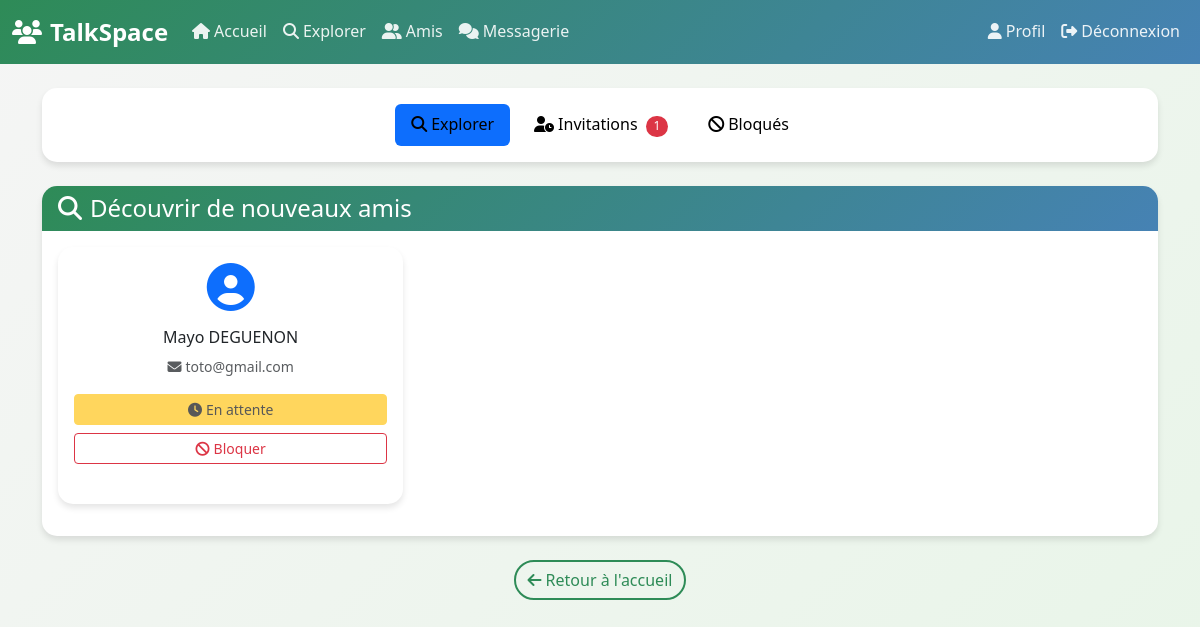
/explorer.php (signed in), run on the app's committed database.
### tables this page shows
CREATE TABLE `users` (
  `id` int(11) NOT NULL,
  `nom` varchar(50) NOT NULL,
  `prenom` varchar(50) NOT NULL,
  `email` varchar(100) NOT NULL,
  `tel` varchar(20) DEFAULT NULL,
  `sexe` enum('Masculin','Feminin') NOT NULL,
  `date_naissance` date NOT NULL,
  `adresse` text DEFAULT NULL,
  `mdp` varchar(255) NOT NULL,
  `reset_token` varchar(64) DEFAULT NULL,
  `reset_expiration` datetime DEFAULT NULL,
  `date_inscription` timestamp NOT NULL DEFAULT current_timestamp()
);

### explorer.php (the view, shortened to what this page needs)
<?php
require_once('config.php');
$user_id = $_SESSION['id'];
$query = $bdd->prepare("SELECT u.* FROM users u
                       WHERE u.id != ?
                       AND u.id NOT IN (
                           SELECT id_bloque FROM blocages WHERE id_user = ?
                           UNION
                           SELECT id_user FROM blocages WHERE id_bloque = ?
                       )");
$query->execute([$user_id, $user_id, $user_id]);
$users = $query->fetchAll(PDO::FETCH_ASSOC);
$relations_amis = $bdd->prepare("
    SELECT
        CASE
            WHEN sender_id = ? THEN receiver_id
            ELSE sender_id
        END as ami_id,
        statut
    FROM demandes_amis
    WHERE (sender_id = ? OR receiver_id = ?)
    AND statut IN ('en_attente', 'accepter')
");
$relations_amis->execute([$user_id, $user_id, $user_id]);
$amis_relations = $relations_amis->fetchAll(PDO::FETCH_KEY_PAIR);
$demandes_recues = $bdd->prepare("SELECT d.sender_id, d.statut, u.nom, u.prenom, u.email
                                 FROM demandes_amis d
                                 JOIN users u ON d.sender_id = u.id
                                 WHERE d.receiver_id = ? AND d.statut = 'en_attente'");
$demandes_recues->execute([$user_id]);
$invitations = $demandes_recues->fetchAll(PDO::FETCH_ASSOC);
$tab = isset($_GET['tab']) ? $_GET['tab'] : 'explorer';
?>
<!DOCTYPE html>
<html lang="fr">
<head>
    <link href="https://cdn.jsdelivr.net/npm/bootstrap@5.3.3/dist/css/bootstrap.min.css" rel="stylesheet">
    <link rel="stylesheet" href="https://cdnjs.cloudflare.com/ajax/libs/font-awesome/6.4.0/css/all.min.css">
    <link rel="stylesheet" href="css/style.css">
</head>
<body>
<nav class="navbar navbar-expand-lg navbar-dark sticky-top">
    <div class="container-fluid">
        <a class="navbar-brand fw-bold" href="dash1.php">
            <i class="fas fa-users me-2"></i>TalkSpace
        </a>
        <div class="collapse navbar-collapse" id="navbarNav">
            <ul class="navbar-nav me-auto">
                <li class="nav-item"><a class="nav-link" href="dash1.php"><i class="fas fa-home me-1"></i>Accueil</a></li>
                <li class="nav-item"><a class="nav-link active" href="explorer.php"><i class="fas fa-search me-1"></i>Explorer</a></li>
                <li class="nav-item"><a class="nav-link" href="liste_amis.php"><i class="fas fa-user-friends me-1"></i>Amis</a></li>
                <li class="nav-item"><a class="nav-link" href="messagerie.php"><i class="fas fa-comments me-1"></i>Messagerie</a></li>
            </ul>
            <ul class="navbar-nav ms-auto">
                <li class="nav-item"><a class="nav-link" href="profil.php"><i class="fas fa-user me-1"></i>Profil</a></li>
                <li class="nav-item"><a class="nav-link" href="deconnexion.php"><i class="fas fa-sign-out-alt me-1"></i>Déconnexion</a></li>
            </ul>
        </div>
    </div>
</nav>
<div class="container mt-4">
    <div class="card mb-4">
        <div class="card-body">
            <ul class="nav nav-pills justify-content-center mb-0 gap-2">
                <li class="nav-item">
                    <a class="nav-link <?= $tab === 'explorer' ? 'active' : '' ?>" href="?tab=explorer" style="color: #000000 !important;">
                        <i class="fas fa-search me-1"></i>Explorer
                    </a>
                </li>
                <li class="nav-item">
                    <a class="nav-link <?= $tab === 'invitations' ? 'active' : '' ?>" href="?tab=invitations" style="color: #000000 !important;">
                        <i class="fas fa-user-clock me-1"></i>Invitations
                        <?php if (count($invitations) > 0): ?>
                            <span class="badge bg-danger ms-1"><?= count($invitations) ?></span>
                        <?php endif; ?>
                    </a>
                </li>
                <li class="nav-item">
                    <a class="nav-link <?= $tab === 'blocages' ? 'active' : '' ?>" href="?tab=blocages" style="color: #000000 !important;">
                        <i class="fas fa-ban me-1"></i>Bloqués
                    </a>
                </li>
            </ul>
        </div>
    </div>
    <?php if ($tab === 'explorer'): ?>
        <div class="card slide-up">
            <div class="card-header">
                <h4 class="mb-0"><i class="fas fa-search me-2"></i>Découvrir de nouveaux amis</h4>
            </div>
            <div class="card-body">
                <?php if (count($users) > 0): ?>
                    <div class="row">
                        <?php foreach ($users as $u): ?>
                            <div class="col-12 col-md-6 col-lg-4 mb-3">
                                <div class="card h-100 user-card">
                                    <div class="card-body text-center">
                                        <div class="user-avatar mb-3">
                                            <i class="fas fa-user-circle fa-3x text-primary"></i>
                                        </div>
                                        <h6 class="card-title"><?= htmlspecialchars($u['prenom'] . ' ' . $u['nom']) ?></h6>
                                        <p class="card-text text-muted small">
                                            <i class="fas fa-envelope me-1"></i><?= htmlspecialchars($u['email']) ?>
                                        </p>
                                        <div class="d-flex flex-column gap-2">
                                            <?php if (isset($amis_relations[$u['id']])): ?>
                                                <?php if ($amis_relations[$u['id']] == 'en_attente'): ?>
                                                    <button class="btn btn-warning btn-sm w-100" disabled>
                                                        <i class="fas fa-clock me-1"></i>En attente
                                                    </button>
                                                <?php elseif ($amis_relations[$u['id']] == 'accepter'): ?>
                                                    <button class="btn btn-success btn-sm w-100" disabled>
                                                        <i class="fas fa-check me-1"></i>Ami
                                                    </button>
                                                <?php endif; ?>
                                            <?php else: ?>
                                                <a href="ajouter_ami.php?id=<?= $u['id'] ?>" class="btn btn-primary btn-sm w-100">
                                                    <i class="fas fa-user-plus me-1"></i>Ajouter
                                                </a>
                                            <?php endif; ?>
                                            <button type="button"
                                                    class="btn btn-outline-danger btn-sm w-100 block-btn"
                                                    data-user-id="<?= $u['id'] ?>"
                                                    data-user-name="<?= htmlspecialchars($u['prenom'] . ' ' . $u['nom']) ?>">
                                                <i class="fas fa-ban me-1"></i>Bloquer
                                            </button>
                                        </div>
                                    </div>
                                </div>
                            </div>
                        <?php endforeach; ?>
                    </div>
                <?php endif; ?>
            </div>
        </div>
    <?php endif; ?>
    <div class="text-center mt-4">
        <a href="dash1.php" class="btn btn-outline-primary">
            <i class="fas fa-arrow-left me-1"></i>Retour à l'accueil
        </a>
    </div>
</div>
</body>
</html>

### css/style.css (style rules this page uses)
:root { --primary-color: #2E8B57; --secondary-color: #4682B4; --accent-color: #20B2AA; --success-color: #32CD32; --danger-color: #DC143C; --warning-color: #FFA500; --text-dark: #2F4F4F; --text-light: #696969; --bg-light: #F5F5F5; --bg-white: #FFFFFF; --border-color: #E0E0E0; --shadow: 0 4px 6px rgba(0, 0, 0, 0.1); --transition: all 0.3s ease; }
* { margin: 0; padding: 0; box-sizing: border-box; }
body { font-family: 'Segoe UI', Tahoma, Geneva, Verdana, sans-serif; background: linear-gradient(135deg, var(--bg-light) 0%, #E8F5E8 100%); min-height: 100vh; color: var(--text-dark); line-height: 1.6; }
.navbar-brand { font-weight: 700; color: var(--bg-white) !important; font-size: 1.5rem; }
.navbar-dark { background: linear-gradient(135deg, var(--primary-color), var(--secondary-color)) !important; }
.nav-link { color: rgba(255, 255, 255, 0.9) !important; transition: var(--transition); font-weight: 500; }
.card { border: none; border-radius: 15px; box-shadow: var(--shadow); transition: var(--transition); background: var(--bg-white); margin-bottom: 1.5rem; }
.card-header { background: linear-gradient(135deg, var(--primary-color), var(--secondary-color)); color: white; border-radius: 15px 15px 0 0 !important; border: none; font-weight: 600; }
.btn-outline-primary { border: 2px solid var(--primary-color); color: var(--primary-color); border-radius: 25px; transition: var(--transition); }
.slide-up { animation: slideUp 0.6s ease-out; }
.badge { border-radius: 15px; font-weight: 500; }

### explorer.php (style rules this page uses)
.user-card { transition: transform 0.2s ease; }
.user-avatar { position: relative; }

### data on the page
users: prenom+nom "Mayo DEGUENON", email "toto@gmail.com", shows "En attente"

### other printed values
count($invitations) "1"
